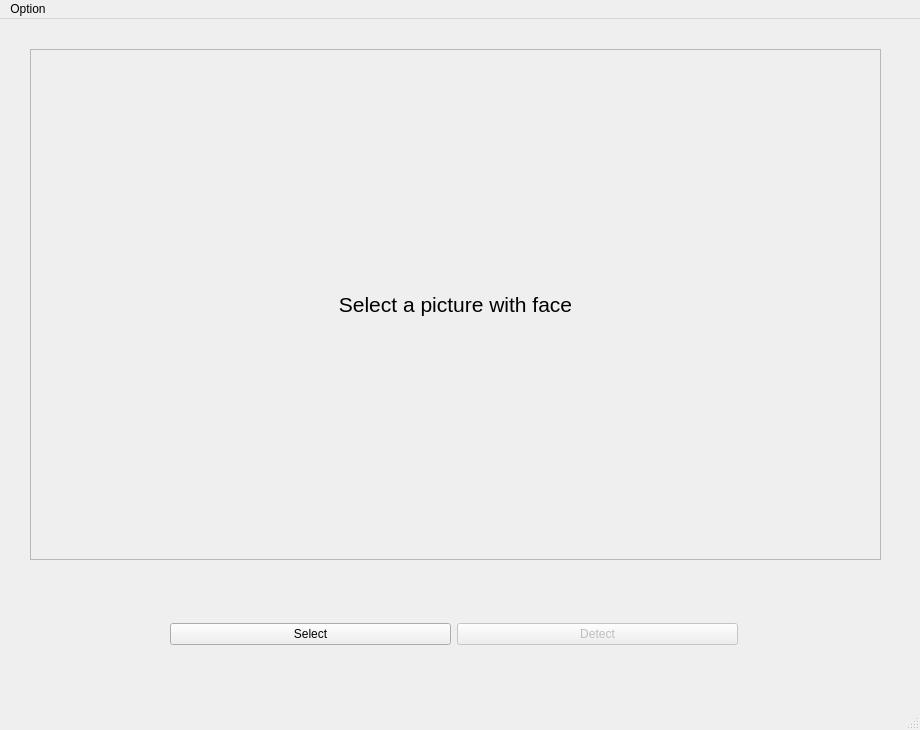
<?xml version="1.0" encoding="UTF-8"?>
<ui version="4.0">
 <class>MainWindow</class>
 <widget class="QMainWindow" name="MainWindow">
  <property name="geometry">
   <rect>
    <x>0</x>
    <y>0</y>
    <width>920</width>
    <height>730</height>
   </rect>
  </property>
  <property name="windowTitle">
   <string>Picture Face Detector</string>
  </property>
  <widget class="QWidget" name="centralwidget">
   <widget class="QWidget" name="layoutWidget">
    <property name="geometry">
     <rect>
      <x>170</x>
      <y>600</y>
      <width>568</width>
      <height>31</height>
     </rect>
    </property>
    <layout class="QHBoxLayout" name="horizontalLayout">
     <item>
      <widget class="QPushButton" name="btn_sel">
       <property name="text">
        <string>Select</string>
       </property>
      </widget>
     </item>
     <item>
      <widget class="QPushButton" name="btn_detect">
       <property name="enabled">
        <bool>false</bool>
       </property>
       <property name="text">
        <string>Detect</string>
       </property>
      </widget>
     </item>
    </layout>
   </widget>
   <widget class="QLabel" name="label_pic">
    <property name="geometry">
     <rect>
      <x>30</x>
      <y>30</y>
      <width>851</width>
      <height>511</height>
     </rect>
    </property>
    <property name="sizePolicy">
     <sizepolicy hsizetype="Preferred" vsizetype="Preferred">
      <horstretch>0</horstretch>
      <verstretch>0</verstretch>
     </sizepolicy>
    </property>
    <property name="font">
     <font>
      <pointsize>16</pointsize>
      <weight>50</weight>
      <bold>false</bold>
      <kerning>true</kerning>
     </font>
    </property>
    <property name="frameShape">
     <enum>QFrame::StyledPanel</enum>
    </property>
    <property name="frameShadow">
     <enum>QFrame::Plain</enum>
    </property>
    <property name="lineWidth">
     <number>1</number>
    </property>
    <property name="text">
     <string>Select a picture with face</string>
    </property>
    <property name="alignment">
     <set>Qt::AlignCenter</set>
    </property>
   </widget>
  </widget>
  <widget class="QMenuBar" name="menubar">
   <property name="geometry">
    <rect>
     <x>0</x>
     <y>0</y>
     <width>920</width>
     <height>26</height>
    </rect>
   </property>
   <widget class="QMenu" name="menuOption">
    <property name="title">
     <string>Option</string>
    </property>
    <widget class="QMenu" name="menuSave">
     <property name="title">
      <string>save</string>
     </property>
     <addaction name="actionDetected_picture"/>
     <addaction name="actionDetected_faces"/>
     <addaction name="actionDetected_faces_data"/>
    </widget>
    <addaction name="actionSelect_db"/>
    <addaction name="menuSave"/>
   </widget>
   <addaction name="menuOption"/>
  </widget>
  <widget class="QStatusBar" name="statusbar"/>
  <action name="actionSelect_db">
   <property name="text">
    <string>select db</string>
   </property>
  </action>
  <action name="actionSave_detected_picture">
   <property name="text">
    <string>save detected picture</string>
   </property>
  </action>
  <action name="actionSave_detected_face">
   <property name="text">
    <string>save detected face</string>
   </property>
  </action>
  <action name="actionDetected_picture">
   <property name="text">
    <string>picture</string>
   </property>
  </action>
  <action name="actionDetected_faces">
   <property name="text">
    <string>faces</string>
   </property>
  </action>
  <action name="actionDetected_faces_data">
   <property name="text">
    <string>faces data</string>
   </property>
  </action>
 </widget>
 <resources/>
 <connections/>
</ui>
